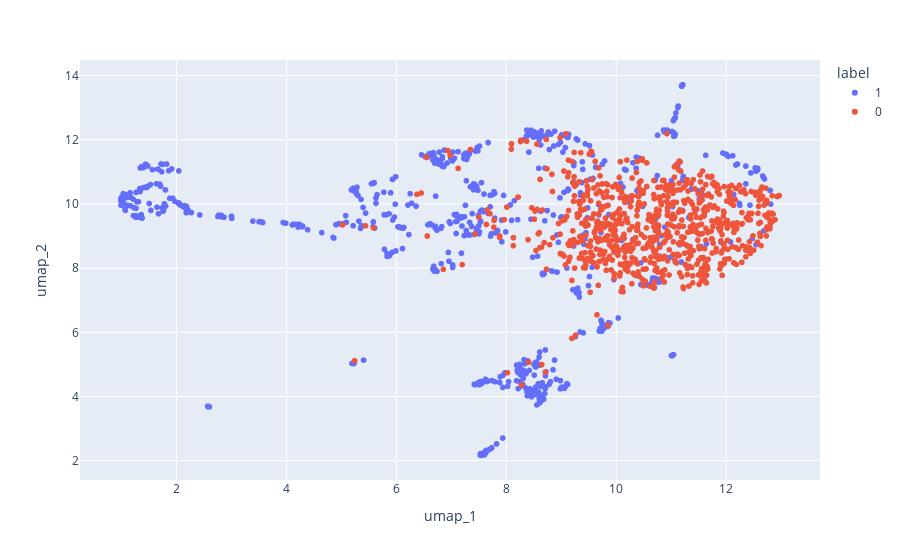

Notebook cell for this chart:
### Code cell
from umap import UMAP

umap = UMAP(n_components=2)
X_umap = umap.fit_transform(X)

df_peptides_umap = pd.DataFrame(X_umap, columns=['umap_1', 'umap_2'])
df_peptides_umap['label'] = Y.astype(str)

ex.scatter(df_peptides_umap, x='umap_1', y='umap_2', color='label')

### Figure 1 — Plotly figure (JSON) as saved in the notebook; plotly's stock layout.template omitted (floating-point values rounded to 4 significant figures; data arrays with more than 128 entries replaced by an {"elided": "..."} marker saying what was removed)
{"data": [{"hovertemplate": "label=1<br>umap_1=%{x}<br>umap_2=%{y}<extra></extra>", "legendgroup": "1", "marker": {"color": "#636efa", "symbol": "circle"}, "mode": "markers", "name": "1", "showlegend": true, "type": "scattergl", "x": {"elided": "776 float values"}, "xaxis": "x", "y": {"elided": "776 float values"}, "yaxis": "y"}, {"hovertemplate": "label=0<br>umap_1=%{x}<br>umap_2=%{y}<extra></extra>", "legendgroup": "0", "marker": {"color": "#EF553B", "symbol": "circle"}, "mode": "markers", "name": "0", "showlegend": true, "type": "scattergl", "x": {"elided": "776 float values"}, "xaxis": "x", "y": {"elided": "776 float values"}, "yaxis": "y"}], "layout": {"legend": {"title": {"text": "label"}, "tracegroupgap": 0}, "margin": {"t": 60}, "xaxis": {"anchor": "y", "domain": [0, 1], "title": {"text": "umap_1"}}, "yaxis": {"anchor": "x", "domain": [0, 1], "title": {"text": "umap_2"}}}}
